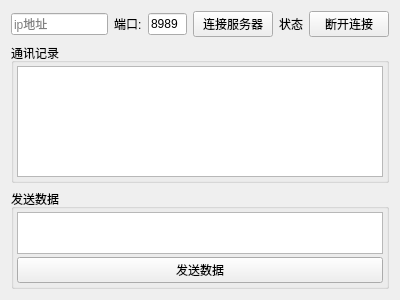
<?xml version="1.0" encoding="UTF-8"?>
<ui version="4.0">
 <class>TcpClient</class>
 <widget class="QWidget" name="TcpClientWidget">
  <property name="geometry">
   <rect>
    <x>0</x>
    <y>0</y>
    <width>400</width>
    <height>300</height>
   </rect>
  </property>
  <property name="windowTitle">
   <string>TcpClient</string>
  </property>
  <layout class="QVBoxLayout" name="verticalLayout_3">
   <item>
    <layout class="QHBoxLayout" name="horizontalLayout">
     <item>
      <widget class="QLineEdit" name="ip_lineEdit">
       <property name="readOnly">
        <bool>false</bool>
       </property>
       <property name="placeholderText">
        <string>ip地址</string>
       </property>
      </widget>
     </item>
     <item>
      <widget class="QLabel" name="label">
       <property name="text">
        <string>端口:</string>
       </property>
      </widget>
     </item>
     <item>
      <widget class="QLineEdit" name="port_lineEdit">
       <property name="maximumSize">
        <size>
         <width>50</width>
         <height>16777215</height>
        </size>
       </property>
       <property name="text">
        <string>8989</string>
       </property>
      </widget>
     </item>
     <item>
      <widget class="QPushButton" name="connect_server_pushButton">
       <property name="text">
        <string>连接服务器</string>
       </property>
      </widget>
     </item>
     <item>
      <widget class="QLabel" name="state_label">
       <property name="text">
        <string>状态</string>
       </property>
      </widget>
     </item>
     <item>
      <widget class="QPushButton" name="disconnect_server_pushButton">
       <property name="text">
        <string>断开连接</string>
       </property>
      </widget>
     </item>
    </layout>
   </item>
   <item>
    <widget class="QGroupBox" name="groupBox">
     <property name="title">
      <string>通讯记录</string>
     </property>
     <layout class="QVBoxLayout" name="verticalLayout">
      <property name="spacing">
       <number>3</number>
      </property>
      <property name="leftMargin">
       <number>3</number>
      </property>
      <property name="topMargin">
       <number>3</number>
      </property>
      <property name="rightMargin">
       <number>3</number>
      </property>
      <property name="bottomMargin">
       <number>3</number>
      </property>
      <item>
       <widget class="QTextEdit" name="msg_textEdit"/>
      </item>
     </layout>
    </widget>
   </item>
   <item>
    <widget class="QGroupBox" name="groupBox_2">
     <property name="maximumSize">
      <size>
       <width>16777215</width>
       <height>100</height>
      </size>
     </property>
     <property name="title">
      <string>发送数据</string>
     </property>
     <layout class="QVBoxLayout" name="verticalLayout_2">
      <property name="spacing">
       <number>3</number>
      </property>
      <property name="leftMargin">
       <number>3</number>
      </property>
      <property name="topMargin">
       <number>3</number>
      </property>
      <property name="rightMargin">
       <number>3</number>
      </property>
      <property name="bottomMargin">
       <number>3</number>
      </property>
      <item>
       <widget class="QTextEdit" name="send_msg_textEdit"/>
      </item>
      <item>
       <widget class="QPushButton" name="send_msg_pushButton">
        <property name="text">
         <string>发送数据</string>
        </property>
       </widget>
      </item>
     </layout>
    </widget>
   </item>
  </layout>
 </widget>
 <resources/>
 <connections/>
</ui>
